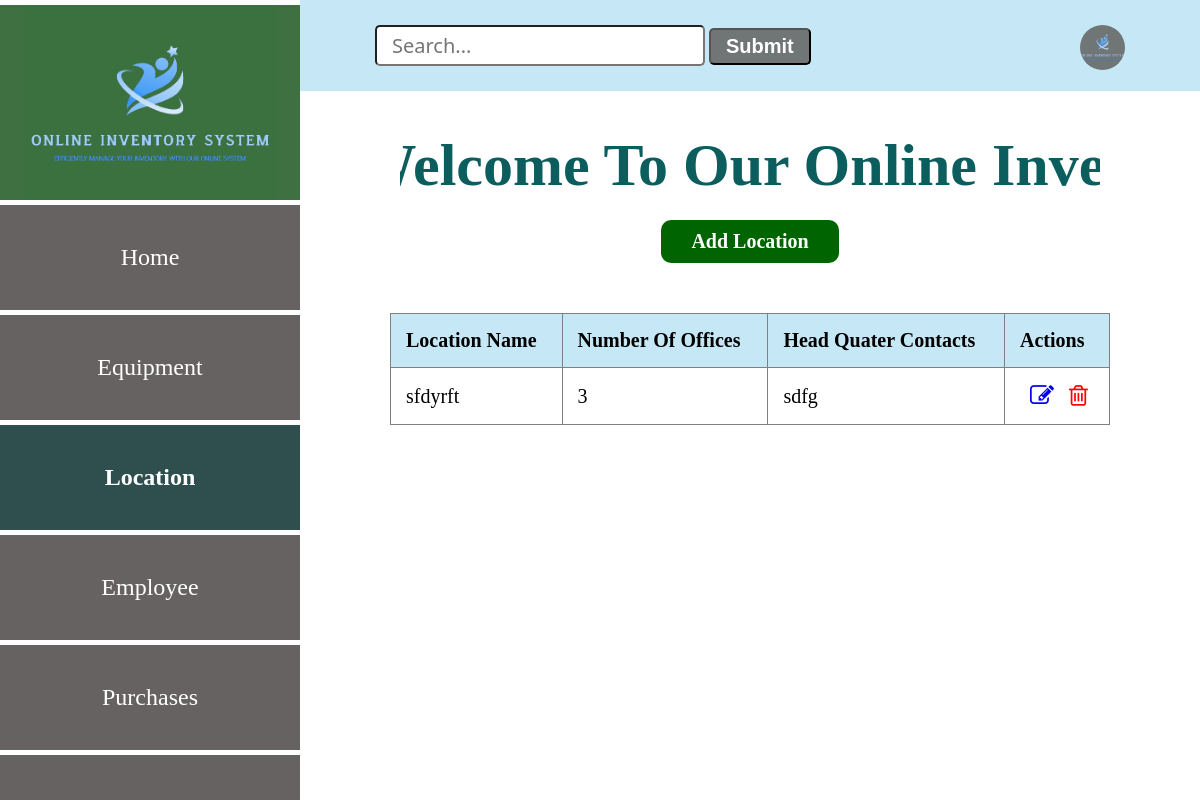
Page /location on the earlier database version.
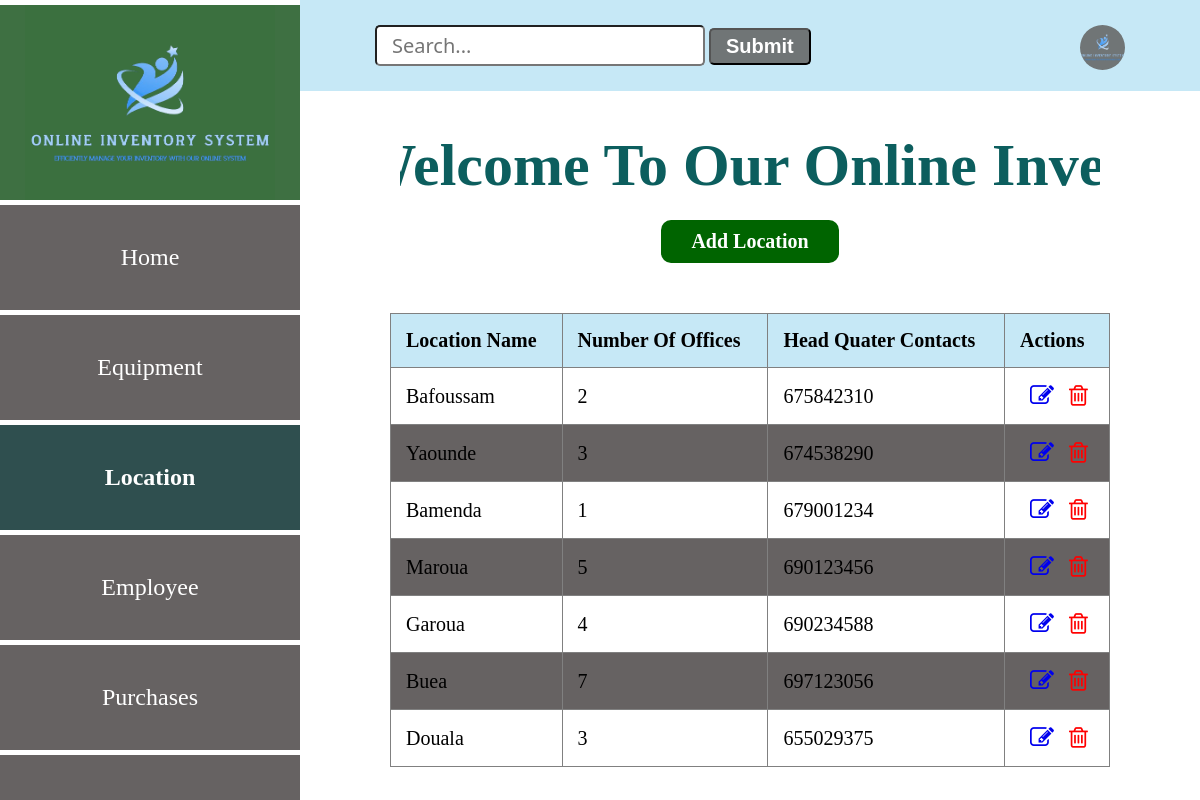
Same page on the later database version.
### app.py (models this page shows, shortened)
class Location(db.Model):
    __tablename__ = "locations"
    id=db.Column(db.Integer, primary_key=True)
    location_name=db.Column(db.String(50))
    number_of_offices=db.Column(db.Integer)
    head_quater_contact=db.Column(db.Integer)
    employees=db.relationship('Employee', backref='employees_location')

### app.py (the view)
@app.route('/location')
def index():
    locations = Location.query.all()
    return render_template ('locationList.html', locations = locations)

### app.py (called while the page is built)
@app.before_request
def create_table():
    db.create_all()

### templates/locationList.html (shortened to what this page needs)
<!DOCTYPE html>
<html lang="en">
<head>
    <link
    rel="stylesheet"
    href="{{ url_for('static', filename='main.css') }}"
    />
    <link rel="stylesheet" href="https://cdnjs.cloudflare.com/ajax/libs/font-awesome/4.7.0/css/font-awesome.min.css">
</head>
<body>
    <div class="header">
        <input type="search" id="query" name="search" placeholder="Search...">
        <button>Submit</button>
        <a href="#"><img src="{{ url_for('static', filename='logo.png') }}" alt=""></a>
    </div>
    <section class="sidebar">
        <div class="logo">
            <img src="{{ url_for('static', filename='logo.png') }}" alt="logo">
        </div>
        <div class="content">
            <a href="/" class="home">Home</a>
            <a href="#" class="home">Equipment</a>
            <a href="/location" class="home active">Location</a>
            <a href="/employee" class="home">Employee</a>
            <a href="/purchase" class="home">Purchases</a>
            <a href="#" class="home">Logout</a>
        </div>
    </section>
    <div class="marquee-container">
      <h1 class="marquee">Welcome To Our Online Inventory System</h1>
    </div>
    <div class="location-form">
      <a href="/add-location" class="btn1">Add Location</a>
      <table border="1" style="overflow: auto;">
        <thead>
          <tr>
            <th>Location Name</th>
            <th>Number Of Offices</th>
            <th>Head Quater Contacts</th>
            <th>Actions</th>
          </tr>
        </thead>
        <tbody>
          {% for location in locations  %}
            <tr>
              <td>{{ location.location_name }}</td>
              <td>{{ location.number_of_offices}}</td>
              <td>{{ location.head_quater_contact}}</td>
              <td class="action">
                <a href="/edit_location{{ location.id }}"><i class="fa fa-edit" style="font-size:24px"></i></a>
                <a href="/delete_location{{ location.id }}"><i class="fa fa-trash-o" style="font-size:24px"></i></a>
              </td>
            </tr>
          {% endfor %}
        </tbody>
      </table>
    </div>
</body>
</html>

### static/main.css (style rules this page uses)
body { margin: 0; padding: 0; font-family: Verdana; }
.header { background: #c6e8f6; padding: 25px; }
.header input { padding: 5px 15px; font-size: 20px; font-family:'Segoe UI', Tahoma, Geneva, Verdana, sans-serif; border-radius: 5px; margin-left: 350px; }
.header button { padding: 5px 15px; font-size: 20px; border-radius: 5px; background: #707576; color: #fff; font-weight: bold; }
.header img { width: 45px; height: 45px; background: #707576; border-radius: 50%; float: right; justify-content: center; margin-right: 50px; }
.sidebar { position: fixed; top: 0; left: 0; width: 300px; height: 100vh; background: #707576; border-top: 5px solid #fff; }
.logo { width: 300px; height: 200px; background: rgba(59, 112, 63, 0.938); display: flex; justify-content: center; align-items: center; }
.logo img { width: 250px; display: block; margin: auto; background-color: rgba(59, 112, 63, 0.938); }
.content { background: #707576; width: 300px; height: calc(100vh - 200px); position: fixed; top: 200px; z-index: 1; border-top: 5px solid #fff; overflow-y: auto; }
.content a { display: flex; text-decoration: none; color: #fff; font-size: 24px; border-bottom: 5px solid white; padding: 39px; justify-content: center; }
.home { border: none; outline: none; padding: 10px 16px; background: #666262; cursor: pointer; }
.active, .home:hover { background: darkslategrey; color: black; font-weight: bold; }
h1 { display: flex; font-size: 60px; flex-wrap: wrap; justify-content: center; gap: 50px; margin-left: 300px; text-align: center; margin-top: 40px; color: rgb(12, 94, 94); }
.location-form { display: flex; justify-content: center; align-items: center; flex-direction: column; margin-left: 300px; }
table { width: 80%; border-collapse: collapse; margin-top: 30px; }
th, td { padding: 15px; text-align: left; font-size: 20px; }
th { background-color: #c6e8f6; font-weight: bold; }
tbody tr:nth-child(even) { background-color: #666262; }
.btn1 { background: darkgreen; color: #fff; font-size: 1em; padding: 10px 30px; border-radius: 10px; transition: background-color 0.25s; margin-bottom: 20px; text-decoration: none; font-size: 20px; display: block; margin-top: -20px; font-weight: bold; }
.marquee-container { overflow: hidden; margin-right: 100px; margin-left: 400px; behavior: inherit; }
.marquee { animation: marquee 20s linear infinite; white-space: nowrap; }
.action a { margin-left: 10px; }
.action .fa-trash-o { color: red; }

Differences in the rows shown:
changed Location: location_name "sfdyrft" → "Bafoussam"; number_of_offices "3" → "2"; head_quater_contact "sdfg" → "675842310"
added Location: location_name "Yaounde", number_of_offices "3", head_quater_contact "674538290"
added Location: location_name "Bamenda", number_of_offices "1", head_quater_contact "679001234"
added Location: location_name "Maroua", number_of_offices "5", head_quater_contact "690123456"
added Location: location_name "Garoua", number_of_offices "4", head_quater_contact "690234588"
added Location: location_name "Buea", number_of_offices "7", head_quater_contact "697123056"
added Location: location_name "Douala", number_of_offices "3", head_quater_contact "655029375"
